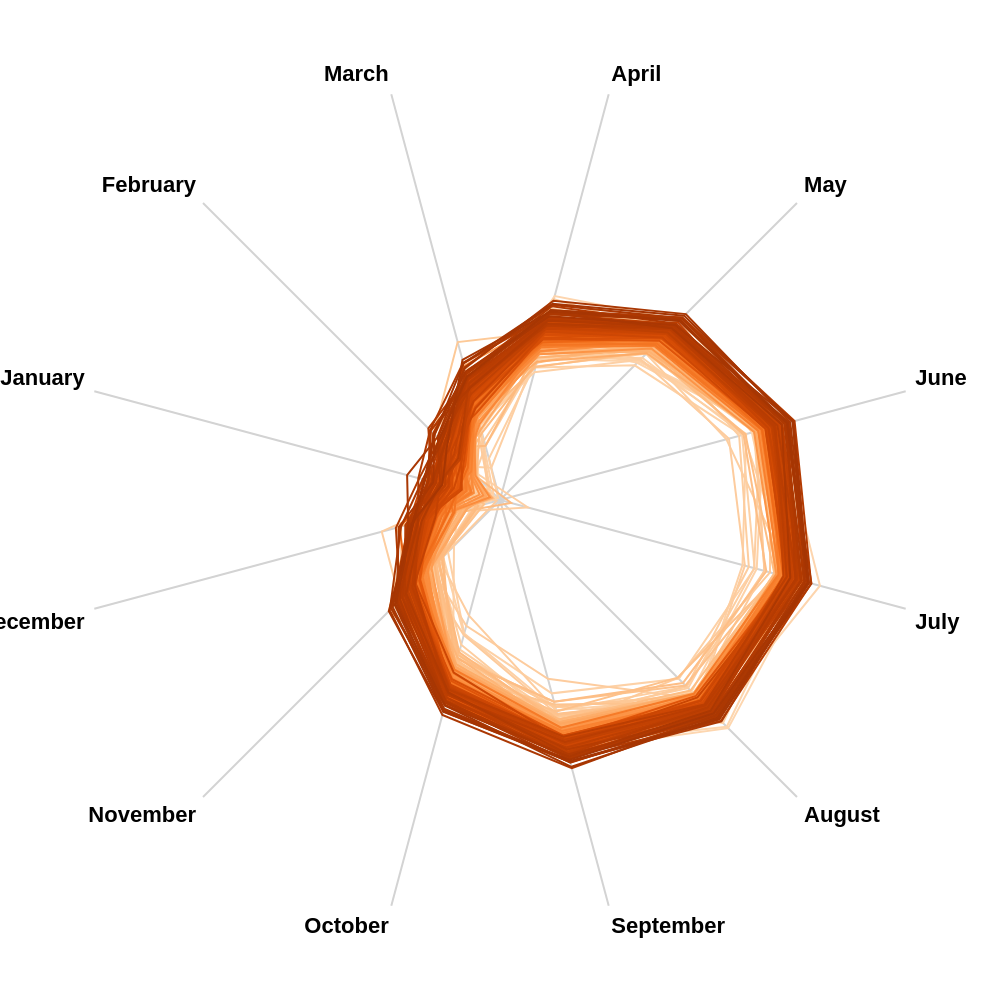

Specify this chart in Vega-Lite:
### Vega specification from a JSON file in a GitHub repository (floating-point values rounded to 4 significant figures; data arrays with more than 128 entries replaced by an {"elided": "..."} marker saying what was removed)
{"$schema": "https://vega.github.io/schema/vega/v5.json", "description": "Climate Radar Chart with Year Slider and Transparent Background (Inspired by Ed Hawkins)", "width": 500, "height": 500, "padding": 40, "autosize": {"type": "none", "contains": "padding"}, "signals": [{"name": "radius", "update": "width / 2"}, {"name": "Year", "value": 2010, "bind": {"input": "range", "min": 1800, "max": 2015, "step": 1}}], "data": [{"name": "table", "values": {"elided": "2592 records"}}, {"name": "filteredTable", "source": "table", "transform": [{"type": "filter", "expr": "datum.year <= Year"}]}, {"name": "keys", "source": "filteredTable", "transform": [{"type": "aggregate", "groupby": ["key"]}]}], "scales": [{"name": "angular", "type": "point", "range": {"signal": "[-PI, PI]"}, "padding": 0.5, "domain": {"data": "table", "field": "key"}}, {"name": "radial", "type": "linear", "range": {"signal": "[0, radius]"}, "zero": true, "nice": false, "domain": {"data": "table", "field": "value"}, "domainMin": 0, "domainMax": 20}, {"name": "color", "type": "sequential", "domain": {"data": "table", "field": "year"}, "range": {"scheme": "oranges"}}], "encode": {"enter": {"x": {"signal": "radius"}, "y": {"signal": "radius"}}}, "marks": [{"type": "area", "name": "background-fill", "from": {"data": "table"}, "encode": {"enter": {"interpolate": {"value": "linear-closed"}, "x": {"signal": "scale('radial', datum.value) * cos(scale('angular', datum.key))"}, "y": {"signal": "scale('radial', datum.value) * sin(scale('angular', datum.key))"}, "y2": {"signal": "radius"}, "fill": {"value": "transparent"}, "fillOpacity": {"value": 1}}}}, {"type": "group", "name": "categories", "zindex": 1, "from": {"facet": {"data": "filteredTable", "name": "facet", "groupby": ["year"]}}, "marks": [{"type": "line", "name": "year-line", "from": {"data": "facet"}, "encode": {"enter": {"interpolate": {"value": "linear-closed"}, "x": {"signal": "scale('radial', datum.value) * cos(scale('angular', datum.key))"}, "y": {"signal": "scale('radial', datum.value) * sin(scale('angular', datum.key))"}, "stroke": {"scale": "color", "field": "year"}, "strokeWidth": {"value": 1}, "fill": {"scale": "color", "field": "year"}, "fillOpacity": {"value": 0}, "tooltip": [{"data": "table", "title": "Avg. Temperature:", "field": "value"}]}}}]}, {"type": "rule", "name": "radial-grid", "from": {"data": "keys"}, "zindex": 0, "encode": {"enter": {"x": {"value": 0}, "y": {"value": 0}, "x2": {"signal": "radius * cos(scale('angular', datum.key))"}, "y2": {"signal": "radius * sin(scale('angular', datum.key))"}, "stroke": {"value": "lightgray"}, "strokeWidth": {"value": 1}}}}, {"type": "text", "name": "key-label", "from": {"data": "keys"}, "zindex": 1, "encode": {"enter": {"x": {"signal": "(radius + 5) * cos(scale('angular', datum.key))"}, "y": {"signal": "(radius + 5) * sin(scale('angular', datum.key))"}, "text": {"field": "key"}, "align": [{"test": "abs(scale('angular', datum.key)) > PI / 2", "value": "right"}, {"value": "left"}], "baseline": [{"test": "scale('angular', datum.key) > 0", "value": "top"}, {"test": "scale('angular', datum.key) == 0", "value": "middle"}, {"value": "bottom"}], "fill": {"value": "black"}, "fontWeight": {"value": "bold"}}}}, {"type": "line", "name": "outer-line", "from": {"data": "radial-grid"}, "encode": {"enter": {"interpolate": {"value": "linear-closed"}, "x": {"field": "x2"}, "y": {"field": "y2"}, "stroke": {"value": "transparent"}, "strokeWidth": {"value": 1}}}}]}
